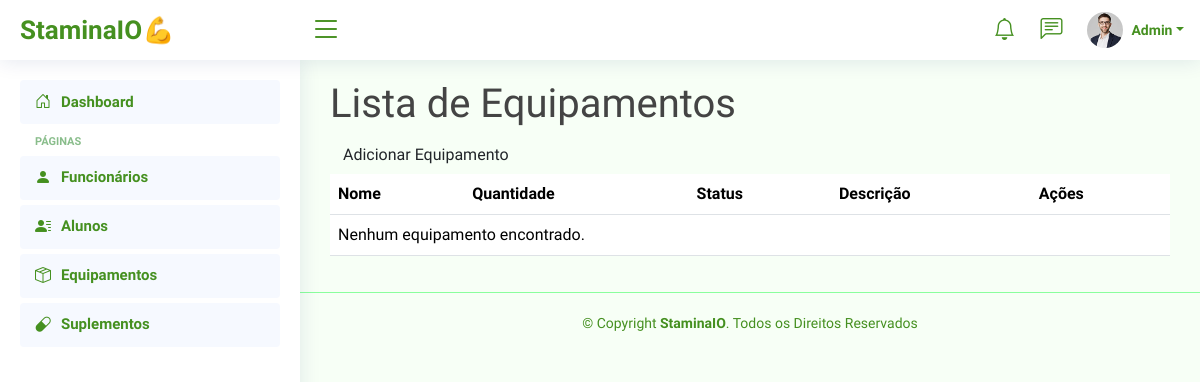
The page /dashboard/equipamento/ on the database as committed earlier.
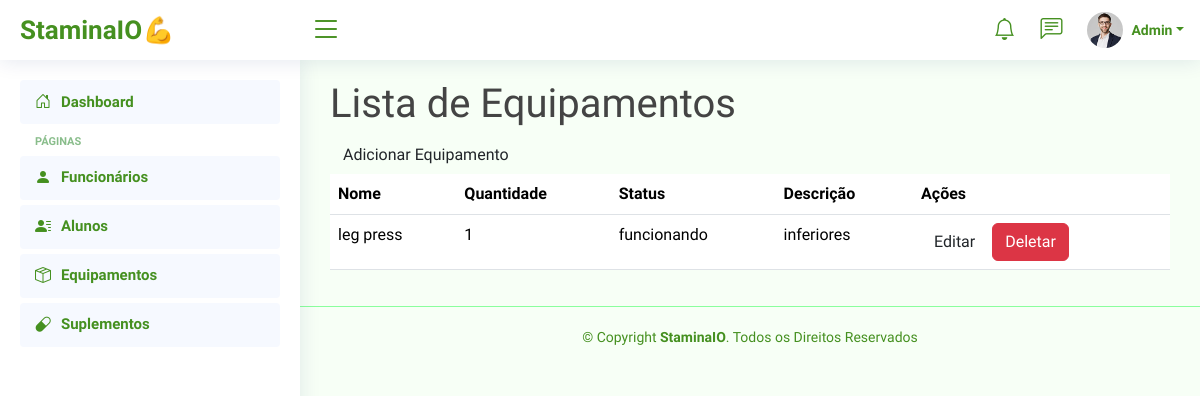
The same page on the database as committed later.
### equipamento/models.py (models this page shows)
class Equipamento(models.Model):
    nome = models.CharField(max_length=100)
    quantidade = models.IntegerField(default=1)  # Definindo um valor padrão para quantidade
    status = models.CharField(max_length=100)
    descricao = models.CharField(max_length=100)  # Nome do campo corrigido para seguir a convenção de nomenclatura

### equipamento/views.py (the view)
# urls.py: path('equipamento/', listar_equipamentos, name='lista_equipamentos'),
def listar_equipamentos(request):
    equipamentos = Equipamento.objects.all()
    return render(request, 'equipamento/listar_equipamentos.html', {'equipamentos': equipamentos})

### templates/equipamento/listar_equipamentos.html (shortened to what this page needs)
{% extends '_base.html' %}
{% block content %}
    <h1>Lista de Equipamentos</h1>
    <a href="{% url 'equipamento:adicionar_equipamento' %}" class="btn">Adicionar Equipamento</a>
    <table class="table">
        <thead>
            <tr>
                <th>Nome</th>
                <th>Quantidade</th>
                <th>Status</th>
                <th>Descrição</th>
                <th>Ações</th>
            </tr>
        </thead>
        <tbody>
            {% for equipamento in equipamentos %}
            <tr>
                <td>{{ equipamento.nome }}</td>
                <td>{{ equipamento.quantidade }}</td>
                <td>{{ equipamento.status }}</td>
                <td>{{ equipamento.descricao }}</td>
                <td>
                    <a href="{% url 'equipamento:editar_equipamento' equipamento.pk %}" class="btn">Editar</a>
                    <a href="{% url 'equipamento:deletar_equipamento' equipamento.pk %}" class="btn btn-danger">Deletar</a>
                </td>
            </tr>
            {% empty %}
            <tr>
                <td colspan="5">Nenhum equipamento encontrado.</td>
            </tr>
            {% endfor %}
        </tbody>
    </table>
{% endblock %}

Rows that differ between the two databases and show on the page:
added Equipamento: nome "leg press", quantidade "1", status "funcionando", descricao "inferiores"
Other text that changed with them:
text no longer shown: "Nenhum equipamento encontrado."
